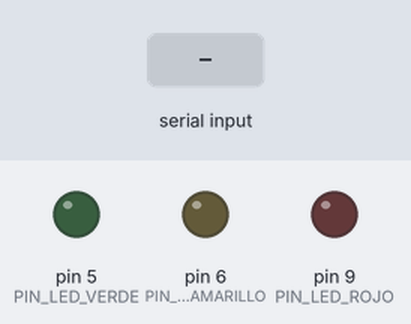
Simulated run of this sketch. Board: Arduino Uno, built with avr-gcc and run on an emulated ATmega328P. Parts: output pins drawn as LEDs (lit = HIGH). The test bench sets the inputs (shaded band).

Above: at 1.2 s.
1.3 s: "v" received over Serial
At 2.1 s:
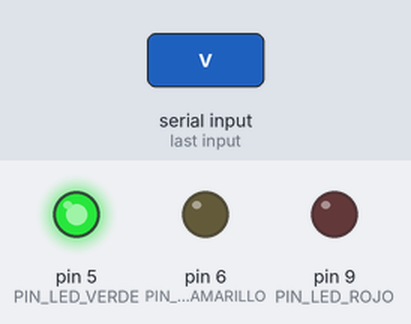
2.8 s: "a" received over Serial
At 3.2 s:
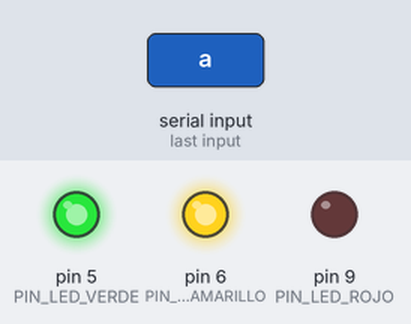
4.3 s: "r" received over Serial
At 5.5 s:
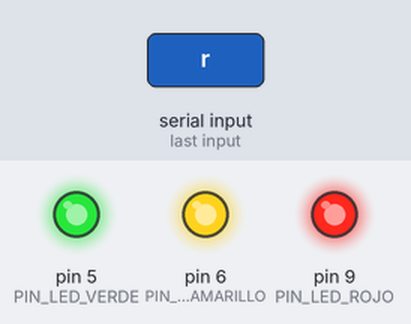
5.8 s: "v" received over Serial
At 6.7 s:
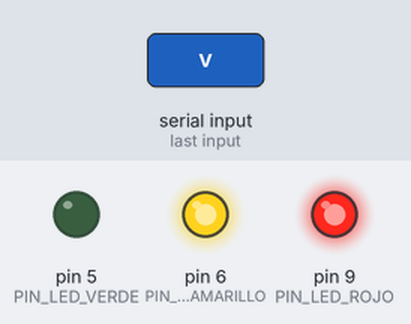
7.3 s: "a" received over Serial
At 7.8 s:
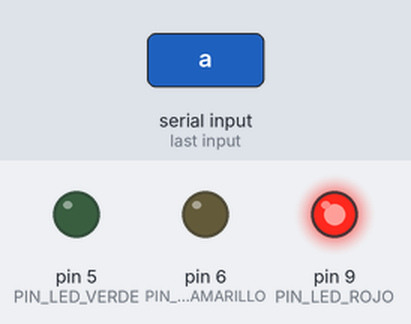
Timing chart, 0 to 9.8 s (numbered marks = the images above; inputs shaded):
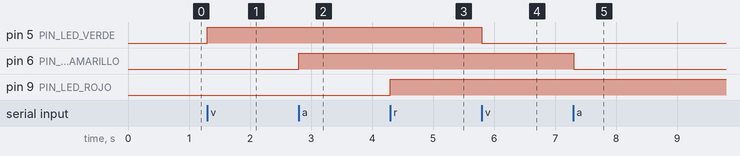

Measured:
- after the input at 1.3 s, pin 5 (PIN_LED_VERDE): LOW → HIGH at once
- after the input at 2.8 s, pin 6 (PIN_LED_AMARILLO): LOW → HIGH at once
- after the input at 4.3 s, pin 9 (PIN_LED_ROJO): LOW → HIGH at once
- after the input at 5.8 s, pin 5 (PIN_LED_VERDE): HIGH → LOW at once
- after the input at 7.3 s, pin 6 (PIN_LED_AMARILLO): HIGH → LOW at once

The sketch:

ToggleLEDSerial.ino
```cpp
/*
 * Recibe una letra por puerto serie para cambiar el estado de los LEDS.
 * 'v': cambia el estado del LED verde.
 * 'a': cambia el estado del LED amarillo.
 * 'r': cambia el estado del LED rojo.
 *
 * Se puede probar con el "Monitor serie" del IDE Arduino.
 *
 * El código de este ejemplo es de dominio público.
 */

#define PIN_LED_VERDE    5
#define PIN_LED_AMARILLO 6
#define PIN_LED_ROJO     9

 // La función 'setup' se ejecuta una única vez al presionar reset o encender la placa.
void setup() {
  // Inicializa el puerto serie (UART) a 9600 bps.
  Serial.begin(9600);

  // inicialización de los pines GPIO como salida para los LEDs.
  pinMode(PIN_LED_VERDE, OUTPUT);
  pinMode(PIN_LED_AMARILLO, OUTPUT);
  pinMode(PIN_LED_ROJO, OUTPUT);
}

// La función 'loop' corre indefinidamente una y otra vez.
void loop() {
  size_t n;
  char letra[1];

  // Lee la letra (1 byte) por puerto serie.
  n = Serial.readBytes(letra, 1);
  if(n == 1)
  {
    switch(letra[0])
    {
      case 'v':
        toggle(PIN_LED_VERDE);
        break;
      case 'a':
        toggle(PIN_LED_AMARILLO);
        break;
      case 'r':
        toggle(PIN_LED_ROJO);
        break;
    }
  }
}

// Función para cambiar el estado de un LED (GPIO).
void toggle(uint8_t gpio)
{
  if(digitalRead(gpio) == HIGH)
    digitalWrite(gpio, LOW);
  else
    digitalWrite(gpio, HIGH);
}
```
